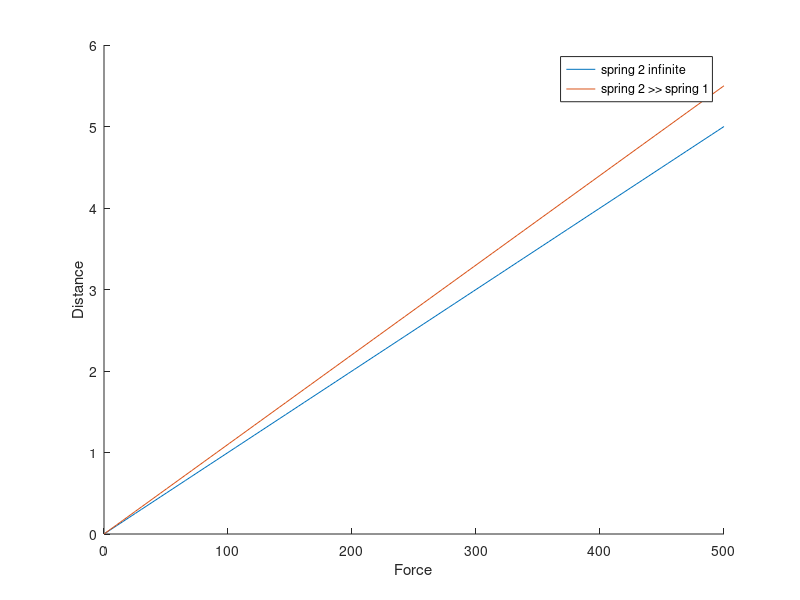
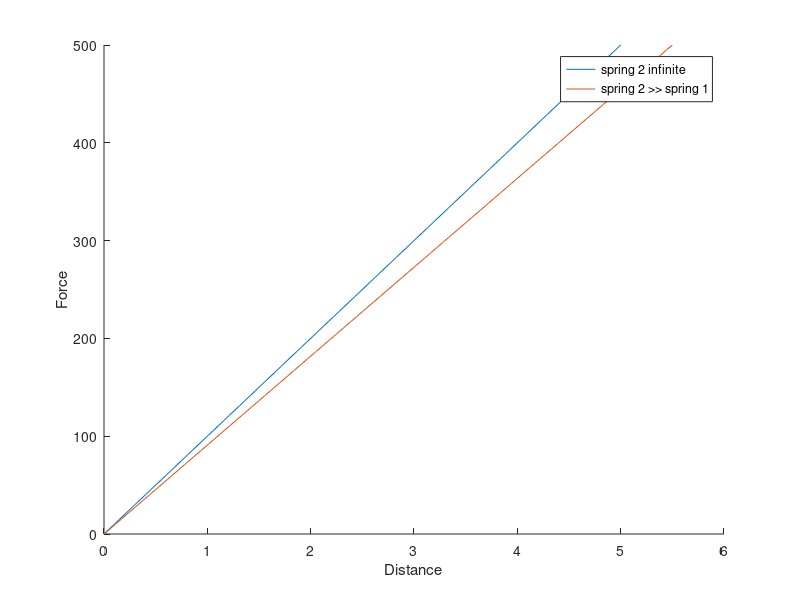

Here is the MATLAB script that generated these plots, in order:
%% Example
clear;
clc;
close all;


k1 = 100;
F = linspace(0,500);
x1 = F./k1;

k2 = 1000;
xT = F./k1+F./k2;

figure
hold on
plot(F,x1,'DisplayName','spring 2 infinite')
plot(F,xT,'DisplayName','spring 2 >> spring 1')
hold off
xlabel('Force')
ylabel('Distance')
lgd = legend;

figure
hold on
plot(x1,F,'DisplayName','spring 2 infinite')
plot(xT,F,'DisplayName','spring 2 >> spring 1')
hold off
xlabel('Distance')
ylabel('Force')
lgd = legend;